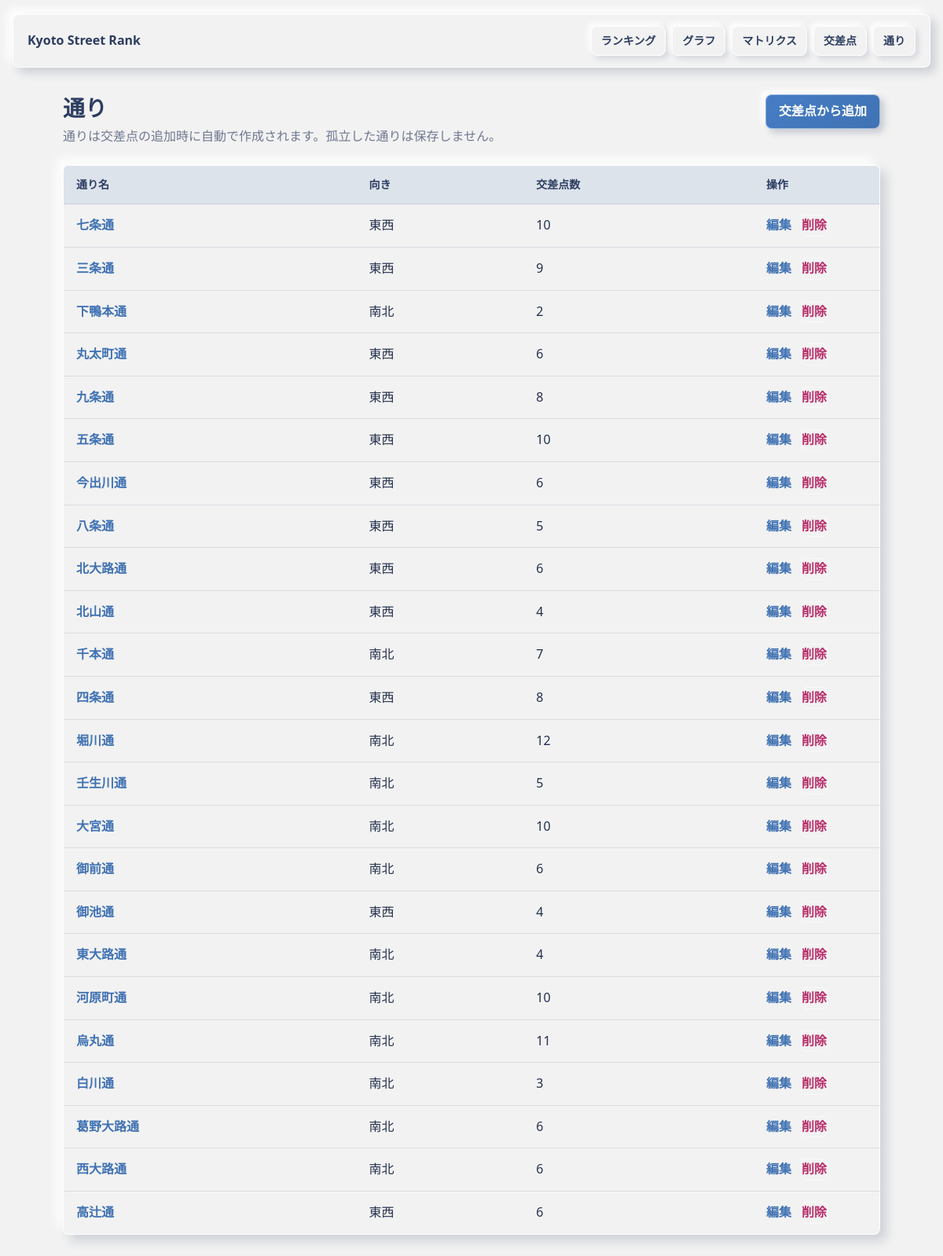
The page /streets on the database its author committed.
### src/models.py (models this page shows)
class Street(db.Model):
    __tablename__ = "streets"
    id = db.Column(db.Integer, primary_key=True)
    name = db.Column(db.String(120), nullable=False, unique=True)
    orientation = db.Column(db.String(20), nullable=True)

### src/routes.py (the view)
    @app.route("/streets")
    def streets_index():
        streets = Street.query.order_by(Street.name).all()
        intersection_counts = count_intersections_by_street()
        return render_template("streets/index.html", streets=streets, intersection_counts=intersection_counts)

### src/services.py (called while the page is built)
def count_intersections_by_street():
    counts = {}
    intersections = Intersection.query.all()
    for intersection in intersections:
        counts[intersection.winner_street_id] = counts.get(intersection.winner_street_id, 0) + 1
        counts[intersection.loser_street_id] = counts.get(intersection.loser_street_id, 0) + 1
    return counts

### templates/streets/index.html
{% extends "base.html" %}
{% block content %}
  <div class="page-head">
    <div>
      <h1>通り</h1>
      <p>通りは交差点の追加時に自動で作成されます。孤立した通りは保存しません。</p>
    </div>
    <a class="button" href="{{ url_for('intersections_new') }}">交差点から追加</a>
  </div>
  {% if streets %}
    <table>
      <thead>
        <tr>
          <th>通り名</th>
          <th>向き</th>
          <th>交差点数</th>
          <th class="actions">操作</th>
        </tr>
      </thead>
      <tbody>
        {% for street in streets %}
          <tr>
            <td><a href="{{ url_for('intersections_index', street=street.name) }}">{{ street.name }}</a></td>
            <td>{% if street.orientation == "east_west" %}東西{% elif street.orientation == "north_south" %}南北{% else %}未設定{% endif %}</td>
            <td>{{ intersection_counts.get(street.id, 0) }}</td>
            <td class="actions">
              <a href="{{ url_for('streets_edit', street_id=street.id) }}">編集</a>
              <form method="post" action="{{ url_for('streets_delete', street_id=street.id) }}" onsubmit="return confirm('この通りと関連する交差点を削除しますか？');">
                <button class="link-button" type="submit">削除</button>
              </form>
            </td>
          </tr>
        {% endfor %}
      </tbody>
    </table>
  {% else %}
    <section class="empty">
      <h2>通りがありません</h2>
      <p>交差点を追加すると通りも表示されます。</p>
    </section>
  {% endif %}
{% endblock %}

### templates/base.html (shortened to what this page needs)
<!doctype html>
<html lang="ja">
  <head>
    <link rel="stylesheet" href="{{ url_for('static', filename='style.css') }}">
  </head>
  <body>
    <header class="topbar">
      <a class="brand" href="{{ url_for('ranking') }}">Kyoto Street Rank</a>
      <nav>
        <a href="{{ url_for('ranking') }}">ランキング</a>
        <a href="{{ url_for('graph') }}">グラフ</a>
        <a href="{{ url_for('matrix') }}">マトリクス</a>
        <a href="{{ url_for('intersections_index') }}">交差点</a>
        <a href="{{ url_for('streets_index') }}">通り</a>
      </nav>
    </header>
    <main class="{% block main_class %}container{% endblock %}">
      {% block content %}{% endblock %}
    </main>
  </body>
</html>

### static/style.css (style rules this page uses)
:root { color-scheme: light; --bg: #f2f2f2; --base: #2d3d61; --main: #4072b3; --accent: #b82e6a; --text: #24304c; --muted: #6f7890; --surface: #f2f2f2; --line: rgba(45, 61, 97, 0.12); --bevel: rgba(255, 255, 255, 0.9); --shadow-dark: rgba(45, 61, 97, 0.18); --shadow-light: rgba(255, 255, 255, 0.95); --danger: #b82e6a; }
* { box-sizing: border-box; }
body { margin: 0; background: var(--bg); color: var(--text); font-family: system-ui, -apple-system, BlinkMacSystemFont, "Segoe UI", sans-serif; line-height: 1.6; }
a { color: var(--main); font-weight: 700; text-decoration: none; }
.topbar { display: flex; align-items: center; justify-content: space-between; gap: 24px; margin: 18px auto 0; width: min(1180px, calc(100% - 32px)); padding: 14px 18px; background: var(--surface); border: 1px solid var(--bevel); border-radius: 8px; box-shadow: 7px 7px 12px var(--shadow-dark), -7px -7px 12px var(--shadow-light); }
.brand { color: var(--base); font-weight: 800; }
nav { display: flex; flex-wrap: wrap; gap: 8px; }
nav a { min-height: 36px; padding: 7px 12px; border: 1px solid var(--bevel); border-radius: 8px; color: var(--base); font-size: 14px; box-shadow: 4px 4px 7px rgba(45, 61, 97, 0.14), -4px -4px 7px var(--shadow-light); }
.container { width: min(1040px, calc(100% - 32px)); margin: 34px auto; }
.page-head { display: flex; align-items: flex-start; justify-content: space-between; gap: 24px; margin-bottom: 22px; }
h1 { margin: 0; color: var(--base); font-size: 28px; line-height: 1.25; }
p { margin: 6px 0 0; color: var(--muted); }
.button, button { display: inline-flex; align-items: center; justify-content: center; min-height: 42px; padding: 8px 16px; border: 1px solid rgba(255, 255, 255, 0.5); border-radius: 8px; background: linear-gradient(145deg, #467dc5, var(--main)); color: #fff; font: inherit; font-weight: 800; cursor: pointer; box-shadow: 5px 5px 9px rgba(45, 61, 97, 0.22), -5px -5px 9px var(--shadow-light); }
table { width: 100%; border-spacing: 0; border-collapse: separate; overflow: hidden; background: var(--surface); border: 1px solid var(--bevel); border-radius: 8px; box-shadow: 8px 8px 14px var(--shadow-dark), -8px -8px 14px var(--shadow-light); }
th, td { padding: 13px 16px; border-bottom: 1px solid var(--line); text-align: left; }
th { background: rgba(64, 114, 179, 0.12); border-top: 1px solid var(--bevel); color: var(--base); font-size: 14px; }
tr:last-child td { border-bottom: 0; }
.actions { width: 160px; white-space: nowrap; }
td.actions { display: flex; gap: 12px; align-items: center; }
td.actions form { margin: 0; }
.link-button { min-height: auto; padding: 0; background: transparent; color: var(--danger); font-weight: 800; box-shadow: none; }

### rows shown on the page
Street: name "七条通", orientation "東西", get "10"
Street: name "三条通", orientation "東西", get "9"
Street: name "下鴨本通", orientation "南北", get "2"
Street: name "丸太町通", orientation "東西", get "6"
Street: name "九条通", orientation "東西", get "8"
Street: name "五条通", orientation "東西", get "10"
Street: name "今出川通", orientation "東西", get "6"
Street: name "八条通", orientation "東西", get "5"
Street: name "北大路通", orientation "東西", get "6"
Street: name "北山通", orientation "東西", get "4"
Street: name "千本通", orientation "南北", get "7"
Street: name "四条通", orientation "東西", get "8"
Street: name "堀川通", orientation "南北", get "12"
Street: name "壬生川通", orientation "南北", get "5"
Street: name "大宮通", orientation "南北", get "10"
Street: name "御前通", orientation "南北", get "6"
Street: name "御池通", orientation "東西", get "4"
Street: name "東大路通", orientation "南北", get "4"
Street: name "河原町通", orientation "南北", get "10"
Street: name "烏丸通", orientation "南北", get "11"
Street: name "白川通", orientation "南北", get "3"
Street: name "葛野大路通", orientation "南北", get "6"
Street: name "西大路通", orientation "南北", get "6"
Street: name "高辻通", orientation "東西", get "6"
